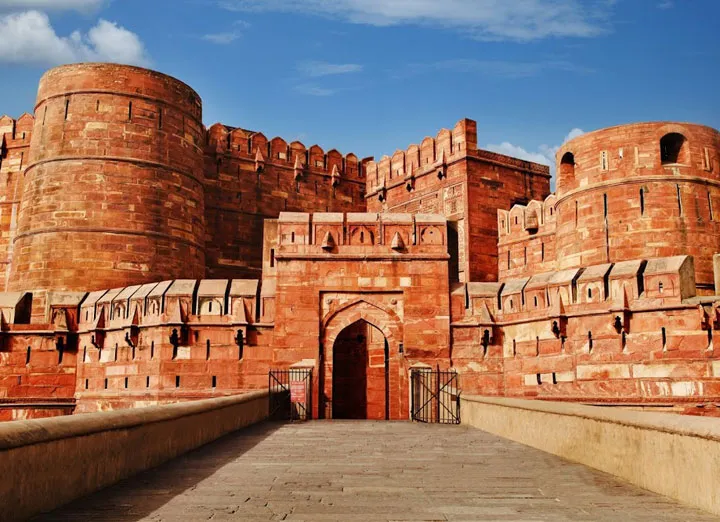
#> input picture assets/img/photos/agra-fort-gate-1600.webp, 720 x 522 px; its folder holds 4 pictures in this run
$ python make-og.py
#> lines starting #> are read from the running program, lines starting #| are printed output that depends on the picture
"""Social-share images: 1200x630 JPGs for WhatsApp, Facebook and LinkedIn previews.
Run once after adding a new photo:  python tools/make-og.py   (needs Pillow)"""
import glob, os
from PIL import Image
ROOT = os.path.dirname(os.path.dirname(os.path.abspath(__file__)))
out = os.path.join(ROOT, "assets/img/og")
os.makedirs(out, exist_ok=True)
for src in glob.glob(os.path.join(ROOT, "assets/img/photos/*-1600.webp")):
    name = os.path.basename(src)[:-len("-1600.webp")]
    dst = os.path.join(out, name + ".jpg")
    if os.path.exists(dst):
        continue
    im = Image.open(src).convert("RGB")
#> im is the input picture: PIL image 720x522 RGB; mean R, G, B 149.5, 115.1, 99.2
    w, h = im.size
#> w = 720; h = 522
    th = int(w * 630 / 1200)
#> th = 378
    top = max(0, (h - th) // 2)
#> top = 72
    im.crop((0, top, w, top + th)).resize((1200, 630), Image.LANCZOS).save(dst, quality=72, optimize=True, progressive=True)
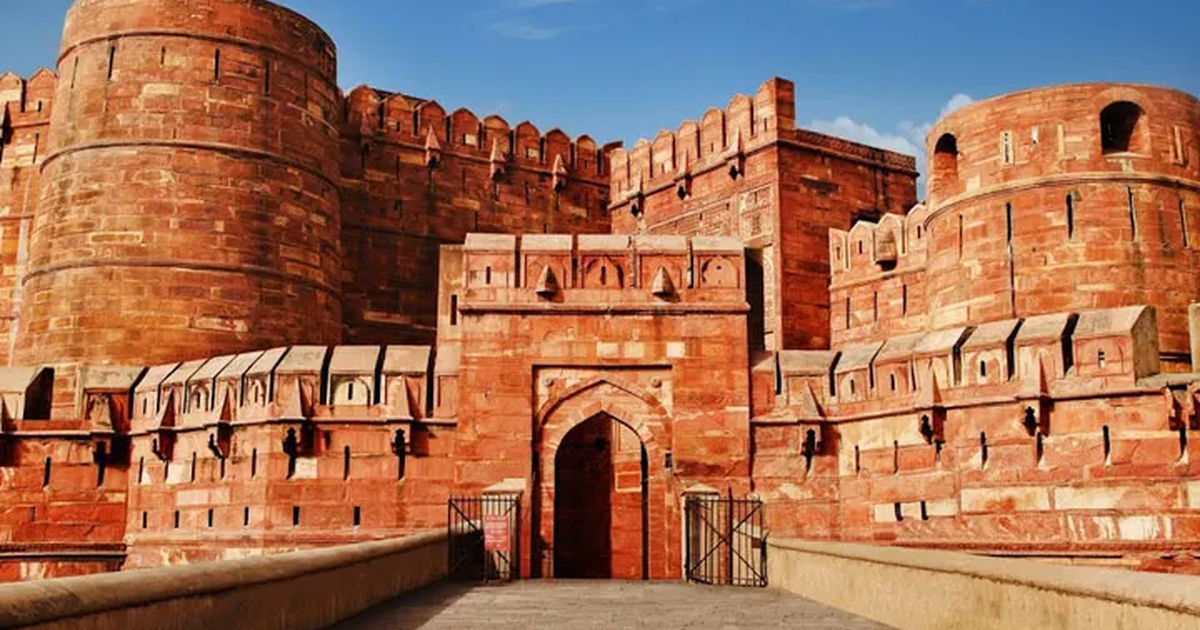
#> saved as agra-fort-gate.jpg: PIL image 1200x630 RGB; mean R, G, B 161.8, 111.5, 86.3
    print("made", name)
#> pass 2 of the loop `for src in glob.glob(os.path.join(ROOT, "assets/img/photos/*-1600.webp..`:
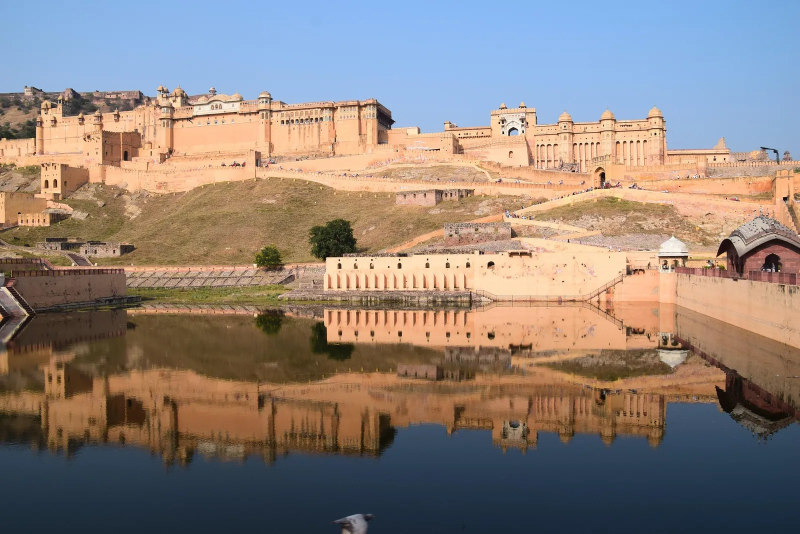
#> input picture assets/img/photos/amber-fort-1600.webp, 1600 x 1067 px (shown at 1/2 size)
#> im is the input picture: PIL image 1600x1067 RGB; mean R, G, B 141.6, 129.5, 122.6
#> `im.crop((0, top, w, top + th)).resize((1200, 630), Image.LANCZOS).save..`:
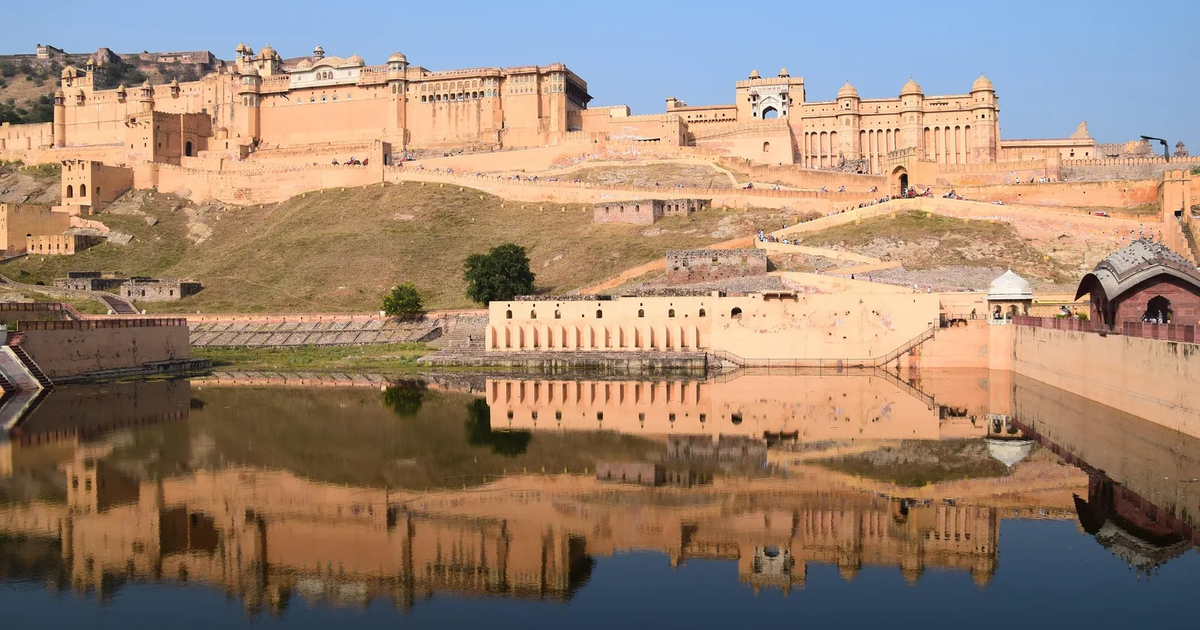
#> saved as amber-fort.jpg: PIL image 1200x630 RGB; mean R, G, B 156.8, 133.2, 115
#> pass 3 of the loop `for src in glob.glob(os.path.join(ROOT, "assets/img/photos/*-1600.webp..`:
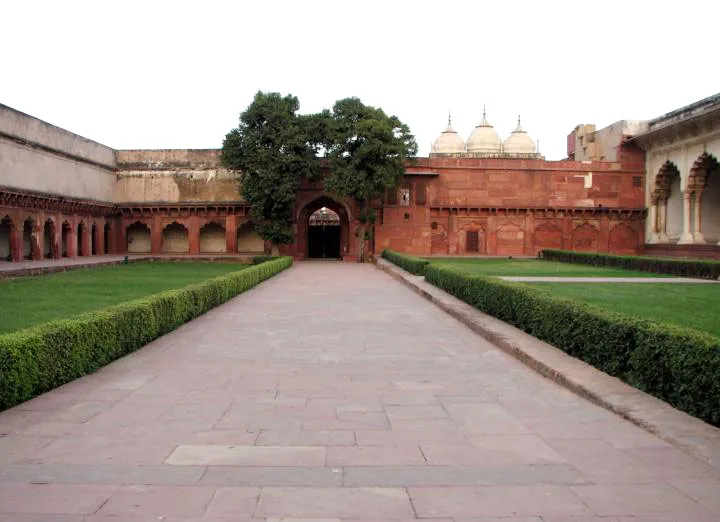
#> input picture assets/img/photos/baby-taj-garden-1600.webp, 720 x 522 px
#> im is the input picture: PIL image 720x522 RGB; mean R, G, B 163.7, 151.8, 142.7
#> `im.crop((0, top, w, top + th)).resize((1200, 630), Image.LANCZOS).save..`:
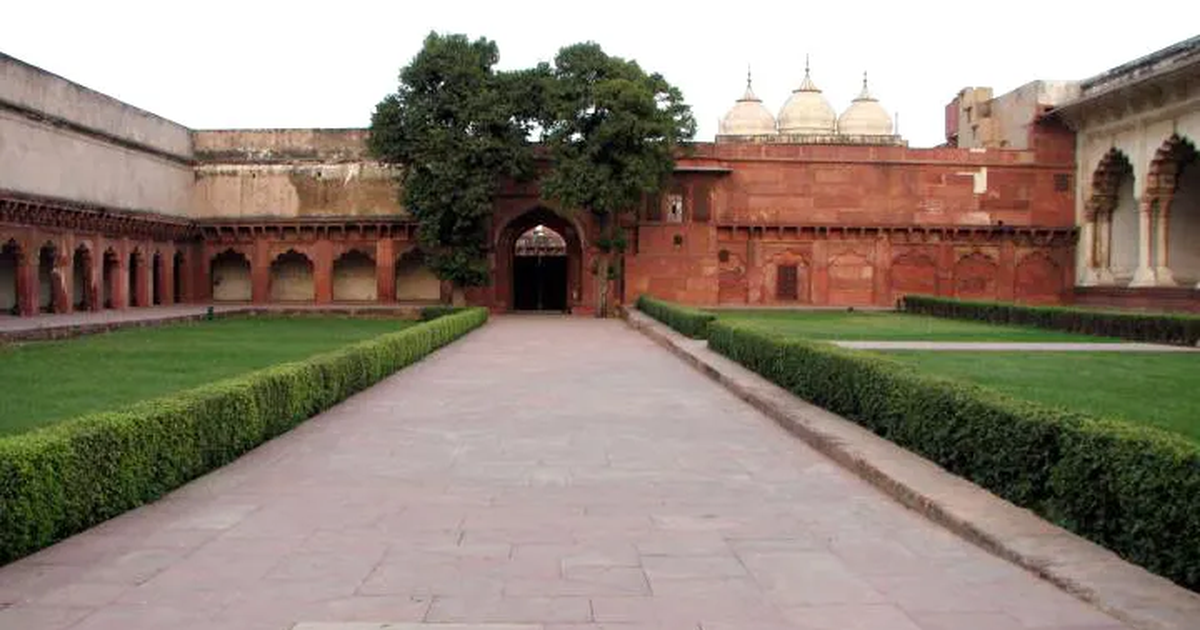
#> saved as baby-taj-garden.jpg: PIL image 1200x630 RGB; mean R, G, B 144.1, 131.1, 118.4
#> the loop made 4 passes; the first 3 are shown
